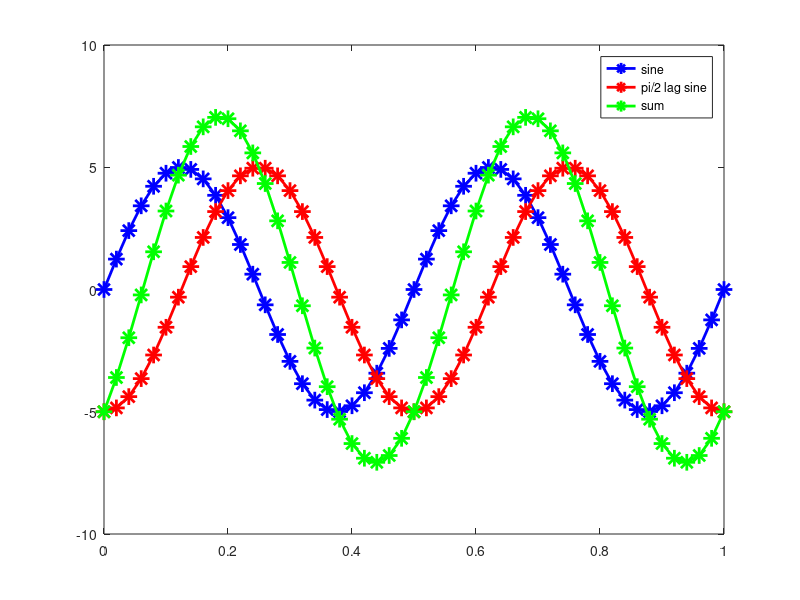

This figure's MATLAB source:
clear all;
amplitude = 5.0;

update_rate = 50; % update current through coils at 10 Hz (20 times per second)
dt = 1/update_rate; % time between samples

cycle_length = 2*pi; % sine wave has a cycle length of 2pi

num_cycles = 2;
wave_freq = 2; % sine wave frequency is 1 Hz = 1 cycle / sec

total_time = 1; %1 second; final time for 1 cycle/ 1 waveform.

num_samples = update_rate
% Need to scale sine wave such that 1 sine wave cycle will fit into the
% update rate of the coils (10 samples)
time = 0:1/update_rate:1;
num_iter = update_rate * total_time;
for i = 1:update_rate+1

%   % Multiply by 2*pi--now it's one cycle per sample:
    buffer(i) = amplitude * sin(wave_freq*(2 * pi) * time(i)); 
%    
%   % Multiply by 1 samples per second--now it's 1 cycles per second:
   buffer2(i) = amplitude * sin(wave_freq * (2*pi) *time(i) - pi/2);
  % Divide by 10 samples per second--now it's 1 cycles per 1 samples, which is just what we needed:
%     buffer(i) = amplitude * sin(wave_freq * (2 * pi) * i / update_rate);
end


xval = 1:num_samples;
figure(1);clf;
plot(time,buffer,'-*b','MarkerSize',12,'LineWidth',2);hold on;
plot(time,buffer2,'-*r','MarkerSize',12,'LineWidth',2);
plot(time,buffer+buffer2,'-*g','MarkerSize',12,'LineWidth',2);
legend('sine','pi/2 lag sine','sum')

